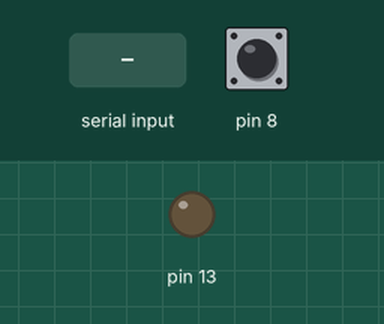
Simulated run of this sketch. Board: Arduino Uno, built with avr-gcc and run on an emulated ATmega328P. Shown: output pins drawn as LEDs (lit = HIGH). The inputs (shaded band) are chosen by the test bench; at power-on: pin 8 HIGH. What the sketch prints to the serial monitor is not drawn.

Above: at 1.2 s.
1.3 s: "1" received over Serial
At 1.9 s:
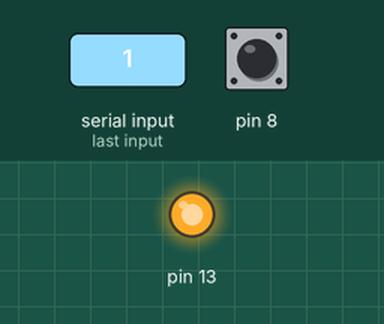
2.8 s: "0" received over Serial
At 3.1 s:
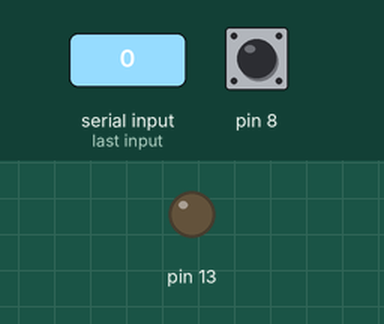
Timing chart, 0 to 5.8 s (numbered marks = the images above; inputs shaded):
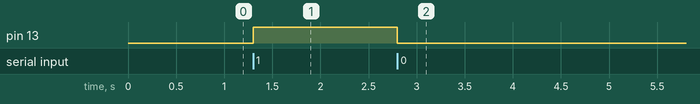

The sketch:

UART__board_1_.ino
```cpp
// Code by Aadhitya G

void setup() {
  // set push button pin as input
  pinMode(8, INPUT_PULLUP);
  pinMode(13, OUTPUT);
  digitalWrite(13, LOW);
  Serial.begin(115200);
}

void loop() {
  if (Serial.available()) {
    // read one byte from serial buffer and save to data_rcvd
    char data_rcvd = Serial.read();

    if (data_rcvd == '1') {
       digitalWrite(13, HIGH);
    }
    if (data_rcvd == '0') {
     digitalWrite(13, LOW);  // switch LED Off
    }
}

 if (digitalRead(8) == HIGH) {
     // send the char '0' to serial if button is not      pressed.
     Serial.write('0');
  }
  else {
     // send the char '1' to serial if button is pressed.
    Serial.write('1');
  }
}
```

Measured:
- after the input at 1.3 s, pin 13: LOW → HIGH at once
- after the input at 2.8 s, pin 13: HIGH → LOW at once
